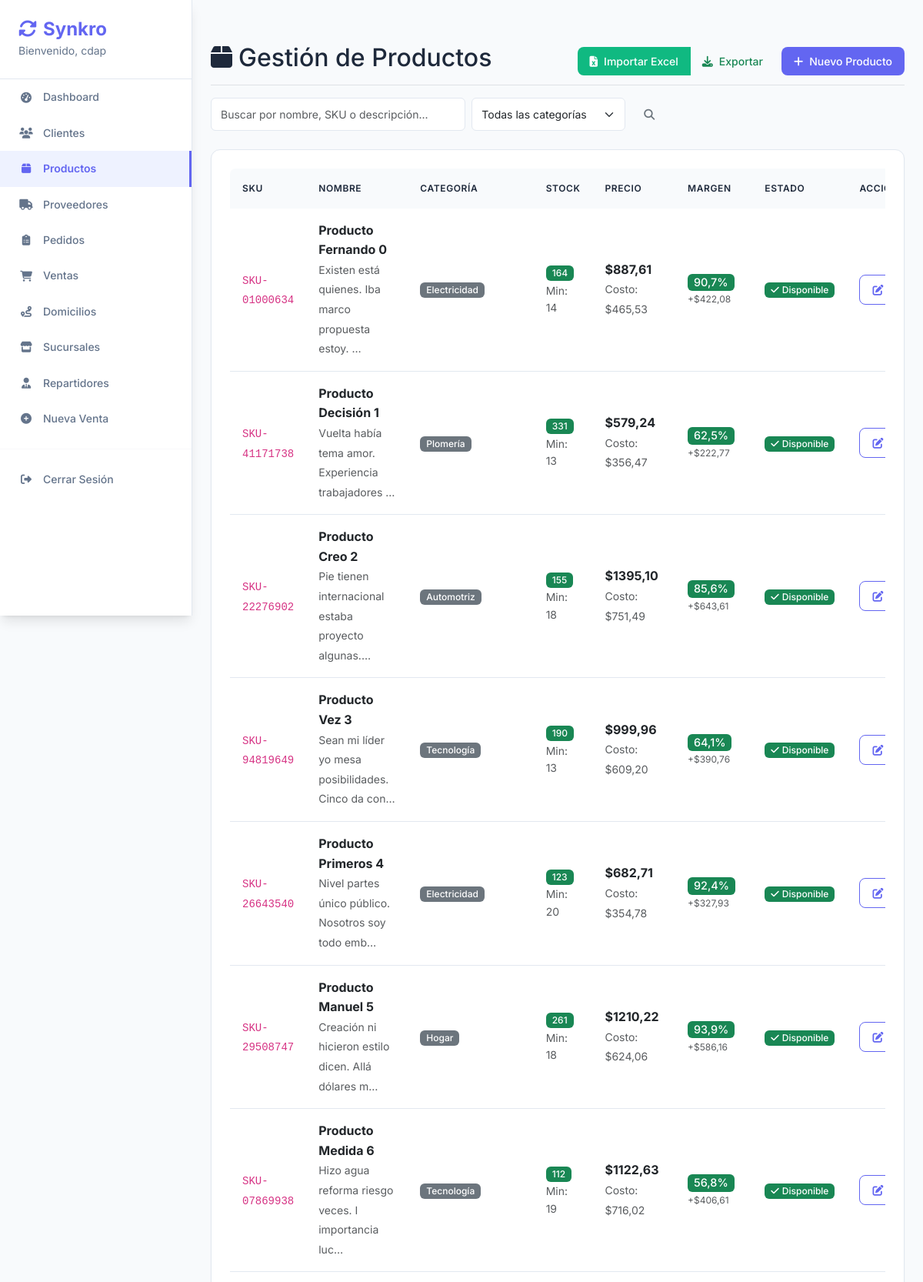
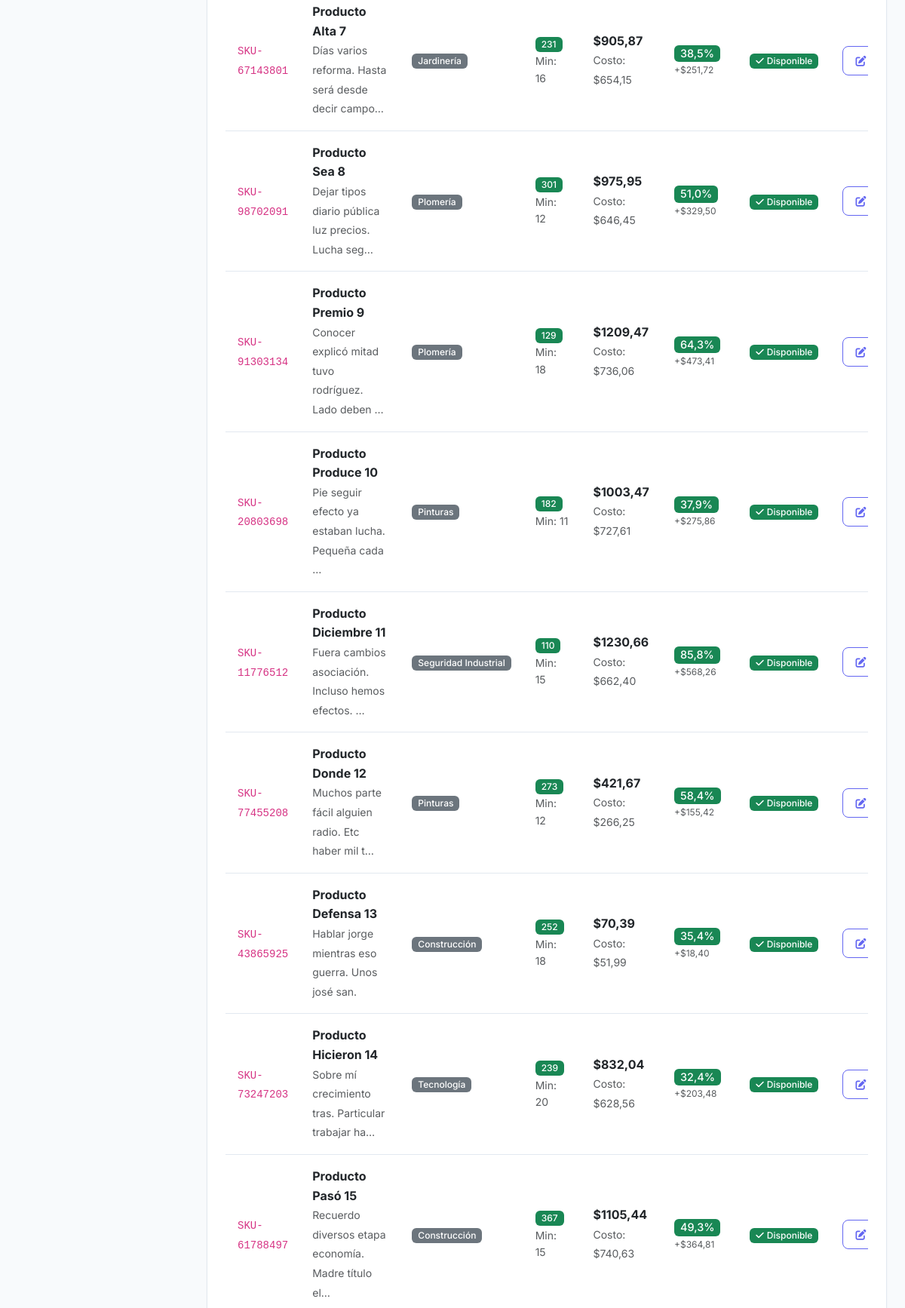
The page /productos/ (signed in, upper part) on the database its author committed (2 pictures, top to bottom).
### core/models.py (models this page shows, shortened)
class Producto(models.Model):
    nombre = models.CharField(max_length=200)
    sku = models.CharField(max_length=50, unique=True, help_text="Código de Referencia Único")
    categoria = models.ForeignKey(Categoria, on_delete=models.SET_NULL, null=True, blank=True)
    descripcion = models.TextField(blank=True)
    stock_actual = models.PositiveIntegerField(default=0)
    stock_minimo = models.PositiveIntegerField(default=5, help_text="Umbral para alertas de stock bajo")
    precio_venta = models.DecimalField(max_digits=10, decimal_places=2)
    costo_unitario = models.DecimalField(max_digits=10, decimal_places=2, default=0)
    peso_kg = models.DecimalField(max_digits=6, decimal_places=2, default=0, help_text="Peso en kilogramos")
    volumen_m3 = models.DecimalField(max_digits=6, decimal_places=3, default=0, help_text="Volumen en metros cúbicos")
    @property
    def necesita_reposicion(self):
        return self.stock_actual <= self.stock_minimo
    @property
    def ganancia_unitaria(self):
        return (self.precio_venta or 0) - (self.costo_unitario or 0)
    @property
    def margen_ganancia(self):
        if self.costo_unitario and self.costo_unitario > 0:
            return (self.ganancia_unitaria / self.costo_unitario) * 100
        return 0

class Categoria(models.Model):
    nombre = models.CharField(max_length=100, unique=True)
    descripcion = models.TextField(blank=True, null=True)
    class Meta:
        verbose_name_plural = "Categorías"

### core/views.py (the view)
# urls.py: path('productos/', views.producto_list, name='producto_list'),
@login_required
def producto_list(request):
    search = request.GET.get('search', '')
    categoria_id = request.GET.get('categoria', '')
    productos = Producto.objects.select_related('categoria')
    if search:
        productos = productos.filter(
            Q(nombre__icontains=search) |
            Q(sku__icontains=search) |
            Q(descripcion__icontains=search)
        )
    if categoria_id:
        productos = productos.filter(categoria_id=categoria_id)
    categorias = Categoria.objects.all()
    return render(request, 'productos/list.html', {
        'productos': productos,
        'categorias': categorias,
        'search': search,
        'categoria_selected': categoria_id
    })

### core/templates/productos/list.html (shortened to what this page needs)
{% extends 'base.html' %}
{% block content %}
<div class="d-flex justify-content-between flex-wrap flex-md-nowrap align-items-center pt-3 pb-2 mb-3 border-bottom">
    <h1 class="h2"><i class="fas fa-box me-2"></i>Gestión de Productos</h1>
    <div class="btn-toolbar mb-2 mb-md-0">
        <div class="btn-group me-2">
            <button type="button" class="btn btn-success" data-bs-toggle="modal" data-bs-target="#importarModal">
                <i class="fas fa-file-excel me-2"></i>Importar Excel
            </button>
            <a href="{% url 'productos_exportar_excel' %}" class="btn btn-outline-success">
                <i class="fas fa-download me-2"></i>Exportar
            </a>
        </div>
        <a href="{% url 'producto_add' %}" class="btn btn-primary">
            <i class="fas fa-plus me-2"></i>Nuevo Producto
        </a>
    </div>
</div>
<div class="row mb-4">
    <div class="col-md-8">
        <form method="get" class="d-flex">
            <input type="text" name="search" class="form-control me-2"
                   placeholder="Buscar por nombre, SKU o descripción..."
                   value="{{ search }}">
            <select name="categoria" class="form-select me-2" style="max-width: 200px;">
                <option value="">Todas las categorías</option>
            </select>
            <button type="submit" class="btn btn-outline-secondary">
                <i class="fas fa-search"></i>
            </button>
        </form>
    </div>
</div>
<div class="card">
    <div class="card-body">
        {% if productos %}
        <div class="table-responsive">
            <table class="table table-hover">
                <thead>
                    <tr>
                        <th>SKU</th>
                        <th>Nombre</th>
                        <th>Categoría</th>
                        <th>Stock</th>
                        <th>Precio</th>
                        <th>Margen</th>
                        <th>Estado</th>
                        <th>Acciones</th>
                    </tr>
                </thead>
                <tbody>
                    {% for producto in productos %}
                    <tr {% if producto.necesita_reposicion %}class="table-warning"{% endif %}>
                        <td>
                            <code>{{ producto.sku }}</code>
                        </td>
                        <td>
                            <strong>{{ producto.nombre }}</strong>
                            {% if producto.descripcion %}
                                <br><small class="text-muted">{{ producto.descripcion|truncatechars:50 }}</small>
                            {% endif %}
                        </td>
                        <td>
                            {% if producto.categoria %}
                                <span class="badge bg-secondary">{{ producto.categoria.nombre }}</span>
                            {% else %}
                                <span class="text-muted">Sin categoría</span>
                            {% endif %}
                        </td>
                        <td>
                            <span class="badge {% if producto.stock_actual <= producto.stock_minimo %}bg-danger{% elif producto.stock_actual <= 10 %}bg-warning{% else %}bg-success{% endif %}">
                                {{ producto.stock_actual }}
                            </span>
                            <small class="text-muted d-block">Min: {{ producto.stock_minimo }}</small>
                        </td>
                        <td>
                            <strong>${{ producto.precio_venta }}</strong>
                            <br><small class="text-muted">Costo: ${{ producto.costo_unitario }}</small>
                        </td>
                        <td>
                            <span class="badge {% if producto.margen_ganancia >= 30 %}bg-success{% elif producto.margen_ganancia >= 15 %}bg-warning{% else %}bg-danger{% endif %}" style="font-size: 0.9em;">
                                {{ producto.margen_ganancia|floatformat:1 }}%
                            </span>
                            <small class="text-muted d-block" style="font-size: 0.75em;">+${{ producto.ganancia_unitaria|floatformat:2 }}</small>
                        </td>
                        <td>
                            {% if producto.necesita_reposicion %}
                                <span class="badge bg-warning">
                                    <i class="fas fa-exclamation-triangle me-1"></i>Stock Bajo
                                </span>
                            {% elif producto.stock_actual == 0 %}
                                <span class="badge bg-danger">
                                    <i class="fas fa-times me-1"></i>Sin Stock
                                </span>
                            {% else %}
                                <span class="badge bg-success">
                                    <i class="fas fa-check me-1"></i>Disponible
                                </span>
                            {% endif %}
                        </td>
                        <td>
                            <div class="btn-group" role="group">
                                <a href="{% url 'producto_edit' producto.id %}"
                                   class="btn btn-sm btn-outline-primary" title="Editar">
                                    <i class="fas fa-edit"></i>
                                </a>
                            </div>
                        </td>
                    </tr>
                    {% endfor %}
                </tbody>
            </table>
        </div>
        {% endif %}
    </div>
</div>
{% endblock %}

### core/templates/base.html (shortened to what this page needs)
<!DOCTYPE html>
<html lang="es">
<head>
    <link href="https://cdn.jsdelivr.net/npm/bootstrap@5.3.0/dist/css/bootstrap.min.css" rel="stylesheet">
    <link href="https://cdnjs.cloudflare.com/ajax/libs/font-awesome/6.4.0/css/all.min.css" rel="stylesheet">
</head>
<body>
    <nav class="sidebar">
        <div class="sidebar-brand">
            <h4>
                <i class="fas fa-sync-alt me-2"></i>Synkro
            </h4>
            {% if user.is_authenticated %}
                <small>Bienvenido, {{ user.username }}</small>
            {% endif %}
        </div>
        {% if user.is_authenticated %}
        <ul class="nav flex-column">
            <li class="nav-item">
                <a class="nav-link {% if request.resolver_match.url_name == 'dashboard' %}active{% endif %}" href="{% url 'dashboard' %}">
                    <i class="fas fa-tachometer-alt"></i>Dashboard
                </a>
            </li>
            <li class="nav-item">
                <a class="nav-link {% if 'cliente' in request.resolver_match.url_name %}active{% endif %}" href="{% url 'cliente_list' %}">
                    <i class="fas fa-users"></i>Clientes
                </a>
            </li>
            <li class="nav-item">
                <a class="nav-link {% if 'producto' in request.resolver_match.url_name %}active{% endif %}" href="{% url 'producto_list' %}">
                    <i class="fas fa-box"></i>Productos
                </a>
            </li>
            <li class="nav-item">
                <a class="nav-link {% if 'proveedor' in request.resolver_match.url_name %}active{% endif %}" href="{% url 'proveedor_list' %}">
                    <i class="fas fa-truck"></i>Proveedores
                </a>
            </li>
            <li class="nav-item">
                <a class="nav-link {% if 'pedido' in request.resolver_match.url_name %}active{% endif %}" href="{% url 'pedido_list' %}">
                    <i class="fas fa-clipboard-list"></i>Pedidos
                </a>
            </li>
            <li class="nav-item">
                <a class="nav-link {% if 'venta' in request.resolver_match.url_name %}active{% endif %}" href="{% url 'venta_list' %}">
                    <i class="fas fa-shopping-cart"></i>Ventas
                </a>
            </li>
            <li class="nav-item">
                <a class="nav-link {% if 'domicilio' in request.resolver_match.url_name or 'ruta' in request.resolver_match.url_name %}active{% endif %}" href="{% url 'domicilios_home' %}">
                    <i class="fas fa-route"></i>Domicilios
                </a>
            </li>
            <li class="nav-item">
                <a class="nav-link {% if 'sucursal' in request.resolver_match.url_name %}active{% endif %}" href="{% url 'sucursal_list' %}">
                    <i class="fas fa-store"></i>Sucursales
                </a>
            </li>
            <li class="nav-item">
                <a class="nav-link {% if 'repartidor' in request.resolver_match.url_name %}active{% endif %}" href="{% url 'repartidor_list' %}">
                    <i class="fas fa-user-tie"></i>Repartidores
                </a>
            </li>
            <li class="nav-item">
                <a class="nav-link" href="{% url 'nueva_venta' %}">
                    <i class="fas fa-plus-circle"></i>Nueva Venta
                </a>
            </li>
            <hr>
            <li class="nav-item">
                <a class="nav-link" href="{% url 'logout' %}">
                    <i class="fas fa-sign-out-alt"></i>Cerrar Sesión
                </a>
            </li>
        </ul>
        {% endif %}
    </nav>
    <main class="main-content">
                <div class="pt-3 pb-2 mb-3">
        {% block content %}
        {% endblock %}
    </main>
</body>
</html>

### core/templates/base.html (style rules this page uses)
:root { --primary-color: #6366f1; --primary-light: #818cf8; --primary-dark: #4f46e5; --secondary-color: #64748b; --success-color: #10b981; --warning-color: #f59e0b; --danger-color: #ef4444; --light-bg: #f8fafc; --white-bg: #ffffff; --dark-text: #1e293b; --light-text: #64748b; --border-color: #e2e8f0; --shadow-sm: 0 1px 2px 0 rgb(0 0 0 / 0.05); --shadow-md: 0 4px 6px -1px rgb(0 0 0 / 0.1), 0 2px 4px -2px rgb(0 0 0 / 0.1); --shadow-lg: 0 10px 15px -3px rgb(0 0 0 / 0.1), 0 4px 6px -4px rgb(0 0 0 / 0.1); }
body { background-color: var(--light-bg); font-family: 'Inter', -apple-system, BlinkMacSystemFont, 'Segoe UI', sans-serif; color: var(--dark-text); line-height: 1.6; }
.sidebar { min-height: 100vh; background: var(--white-bg); border-right: 1px solid var(--border-color); box-shadow: var(--shadow-lg); position: fixed; top: 0; left: 0; width: 250px; z-index: 1000; overflow-y: auto; }
.sidebar .nav-link { color: var(--light-text); padding: 12px 24px; margin: 0; border-radius: 0; transition: all 0.2s ease; font-weight: 500; font-size: 0.875rem; display: flex; align-items: center; gap: 12px; }
.sidebar .nav-link i { width: 20px; text-align: center; }
.sidebar .nav-link.active { color: var(--primary-color); background-color: #eef2ff; border-right: 3px solid var(--primary-color); font-weight: 600; }
.sidebar-brand { padding: 24px; border-bottom: 1px solid var(--border-color); }
.sidebar-brand h4 { color: var(--primary-color); font-weight: 700; font-size: 1.5rem; margin: 0; }
.sidebar-brand small { color: var(--light-text); font-size: 0.875rem; }
.main-content { background-color: var(--light-bg); min-height: 100vh; padding: 24px; margin-left: 250px; }
.card { background: var(--white-bg); border: 1px solid var(--border-color); border-radius: 12px; box-shadow: var(--shadow-sm); transition: all 0.2s ease; }
.card-body { padding: 24px; }
.btn { font-weight: 500; border-radius: 8px; padding: 8px 16px; font-size: 0.875rem; transition: all 0.2s ease; border: none; }
.btn-primary { background-color: var(--primary-color); color: white; }
.btn-success { background-color: var(--success-color); color: white; }
.btn-outline-primary { border: 1px solid var(--primary-color); color: var(--primary-color); background: transparent; }
.table { background: var(--white-bg); border-radius: 8px; overflow: hidden; box-shadow: var(--shadow-sm); margin-bottom: 0; }
.table thead th { background-color: #f8fafc; color: var(--dark-text); border: none; font-weight: 600; font-size: 0.75rem; text-transform: uppercase; letter-spacing: 0.05em; padding: 16px; }
.table tbody td { padding: 16px; border-color: var(--border-color); vertical-align: middle; }
.form-control, .form-select { border-radius: 6px; border: 1px solid var(--border-color); padding: 10px 12px; font-size: 0.875rem; transition: all 0.2s ease; }
.badge { border-radius: 6px; font-weight: 500; font-size: 0.75rem; padding: 4px 8px; }
hr { border-color: var(--border-color); margin: 16px 0; }

### rows shown on the page
Producto: sku "SKU-01000634", nombre "Producto Fernando 0", descripcion "Existen está quienes. Iba marco propuesta estoy. …", categoria.nombre "Electricidad", stock_actual "164", stock_minimo "14", precio_venta "887,61", costo_unitario "465,53", margen_ganancia "90,7", ganancia_unitaria "422,08", shows "Disponible"
Producto: sku "SKU-41171738", nombre "Producto Decisión 1", descripcion "Vuelta había tema amor. Experiencia trabajadores …", categoria.nombre "Plomería", stock_actual "331", stock_minimo "13", precio_venta "579,24", costo_unitario "356,47", margen_ganancia "62,5", ganancia_unitaria "222,77", shows "Disponible"
Producto: sku "SKU-22276902", nombre "Producto Creo 2", descripcion "Pie tienen internacional estaba proyecto algunas.…", categoria.nombre "Automotriz", stock_actual "155", stock_minimo "18", precio_venta "1395,10", costo_unitario "751,49", margen_ganancia "85,6", ganancia_unitaria "643,61", shows "Disponible"
Producto: sku "SKU-94819649", nombre "Producto Vez 3", descripcion "Sean mi líder yo mesa posibilidades. Cinco da con…", categoria.nombre "Tecnología", stock_actual "190", stock_minimo "13", precio_venta "999,96", costo_unitario "609,20", margen_ganancia "64,1", ganancia_unitaria "390,76", shows "Disponible"
Producto: sku "SKU-26643540", nombre "Producto Primeros 4", descripcion "Nivel partes único público. Nosotros soy todo emb…", categoria.nombre "Electricidad", stock_actual "123", stock_minimo "20", precio_venta "682,71", costo_unitario "354,78", margen_ganancia "92,4", ganancia_unitaria "327,93", shows "Disponible"
Producto: sku "SKU-29508747", nombre "Producto Manuel 5", descripcion "Creación ni hicieron estilo dicen. Allá dólares m…", categoria.nombre "Hogar", stock_actual "261", stock_minimo "18", precio_venta "1210,22", costo_unitario "624,06", margen_ganancia "93,9", ganancia_unitaria "586,16", shows "Disponible"
Producto: sku "SKU-07869938", nombre "Producto Medida 6", descripcion "Hizo agua reforma riesgo veces. I importancia luc…", categoria.nombre "Tecnología", stock_actual "112", stock_minimo "19", precio_venta "1122,63", costo_unitario "716,02", margen_ganancia "56,8", ganancia_unitaria "406,61", shows "Disponible"
Producto: sku "SKU-67143801", nombre "Producto Alta 7", descripcion "Días varios reforma. Hasta será desde decir campo…", categoria.nombre "Jardinería", stock_actual "231", stock_minimo "16", precio_venta "905,87", costo_unitario "654,15", margen_ganancia "38,5", ganancia_unitaria "251,72", shows "Disponible"
Producto: sku "SKU-98702091", nombre "Producto Sea 8", descripcion "Dejar tipos diario pública luz precios. Lucha seg…", categoria.nombre "Plomería", stock_actual "301", stock_minimo "12", precio_venta "975,95", costo_unitario "646,45", margen_ganancia "51,0", ganancia_unitaria "329,50", shows "Disponible"
Producto: sku "SKU-91303134", nombre "Producto Premio 9", descripcion "Conocer explicó mitad tuvo rodríguez. Lado deben …", categoria.nombre "Plomería", stock_actual "129", stock_minimo "18", precio_venta "1209,47", costo_unitario "736,06", margen_ganancia "64,3", ganancia_unitaria "473,41", shows "Disponible"
Producto: sku "SKU-20803698", nombre "Producto Produce 10", descripcion "Pie seguir efecto ya estaban lucha. Pequeña cada …", categoria.nombre "Pinturas", stock_actual "182", stock_minimo "11", precio_venta "1003,47", costo_unitario "727,61", margen_ganancia "37,9", ganancia_unitaria "275,86", shows "Disponible"
Producto: sku "SKU-11776512", nombre "Producto Diciembre 11", descripcion "Fuera cambios asociación. Incluso hemos efectos. …", categoria.nombre "Seguridad Industrial", stock_actual "110", stock_minimo "15", precio_venta "1230,66", costo_unitario "662,40", margen_ganancia "85,8", ganancia_unitaria "568,26", shows "Disponible"
Producto: sku "SKU-77455208", nombre "Producto Donde 12", descripcion "Muchos parte fácil alguien radio. Etc haber mil t…", categoria.nombre "Pinturas", stock_actual "273", stock_minimo "12", precio_venta "421,67", costo_unitario "266,25", margen_ganancia "58,4", ganancia_unitaria "155,42", shows "Disponible"
Producto: sku "SKU-43865925", nombre "Producto Defensa 13", descripcion "Hablar jorge mientras eso guerra. Unos josé san.", categoria.nombre "Construcción", stock_actual "252", stock_minimo "18", precio_venta "70,39", costo_unitario "51,99", margen_ganancia "35,4", ganancia_unitaria "18,40", shows "Disponible"
Producto: sku "SKU-73247203", nombre "Producto Hicieron 14", descripcion "Sobre mí crecimiento tras. Particular trabajar ha…", categoria.nombre "Tecnología", stock_actual "239", stock_minimo "20", precio_venta "832,04", costo_unitario "628,56", margen_ganancia "32,4", ganancia_unitaria "203,48", shows "Disponible"
Producto: sku "SKU-61788497", nombre "Producto Pasó 15", descripcion "Recuerdo diversos etapa economía. Madre título el…", categoria.nombre "Construcción", stock_actual "367", stock_minimo "15", precio_venta "1105,44", costo_unitario "740,63", margen_ganancia "49,3", ganancia_unitaria "364,81", shows "Disponible"

### other values the page prints
{{ user.username }} "cdap"
